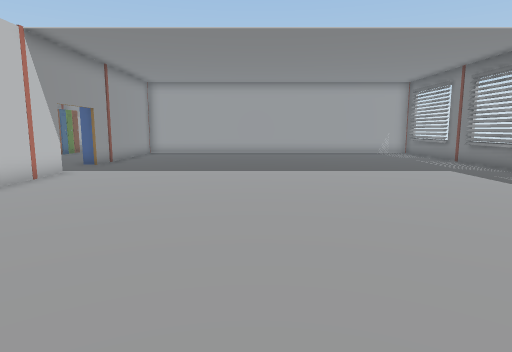
view 1 (above)

17 first-person views from a walk through a Unity game level. The camera is 1.5 m above the floor, tilts 8° down and sees 75° across. The floor is counted in squares, 1 m on a side. Each view is taken from the middle of a square. On the plan, view 1 faces up. The plan holds only what a view shows up to about 15 squares ahead; the rest is blank. The place goes on beyond the plan. The player is left out. Door leaves are left out, so doorways stand open. Some surface patterns are stand-ins.

view 2
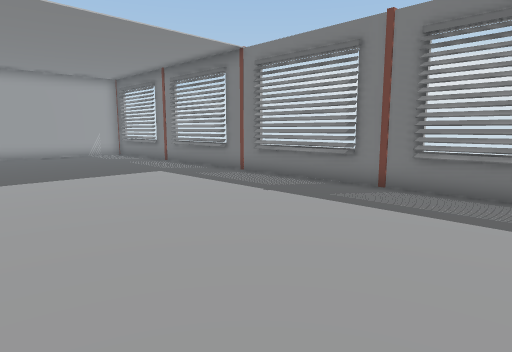

view 3
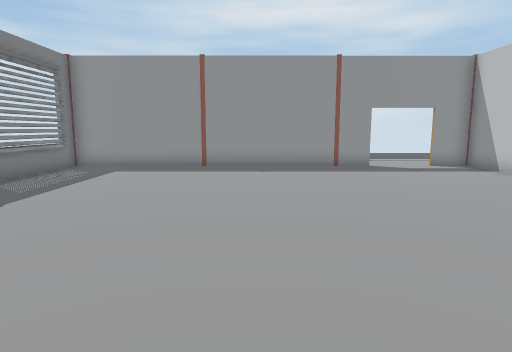

view 4
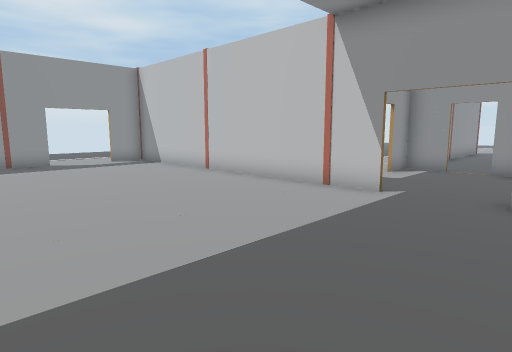

view 5
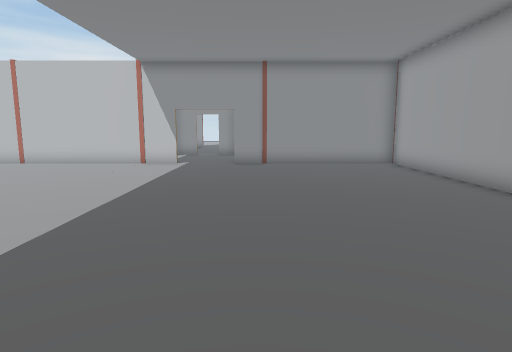

view 6
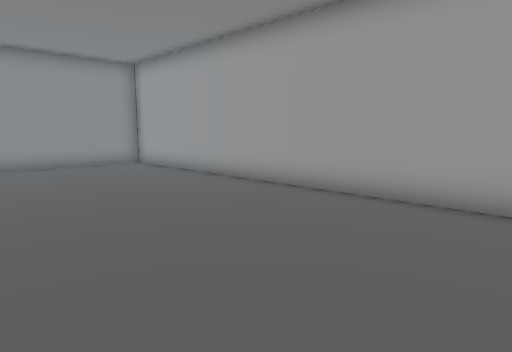

view 7
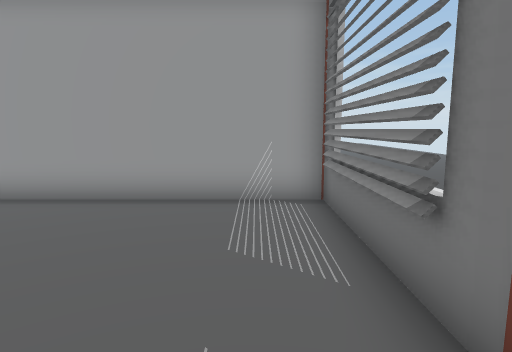

view 8
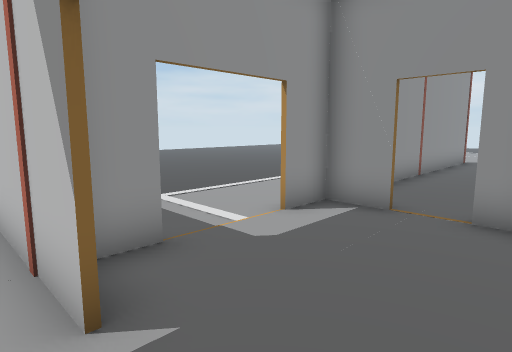

view 9
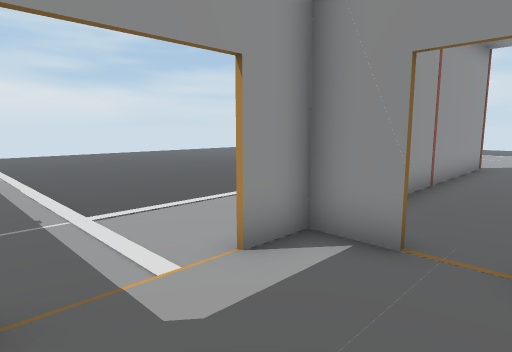

view 10
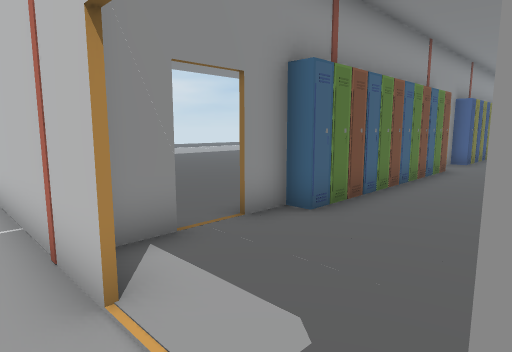

view 11
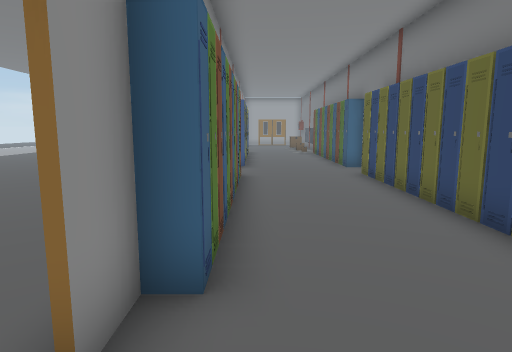

view 12
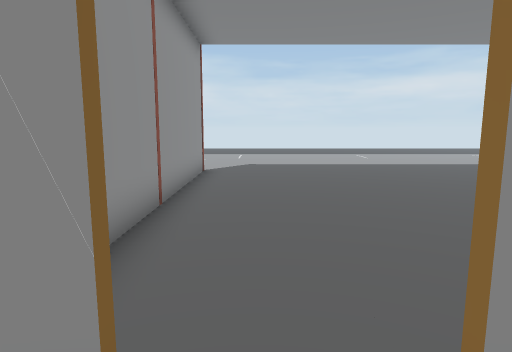

view 13
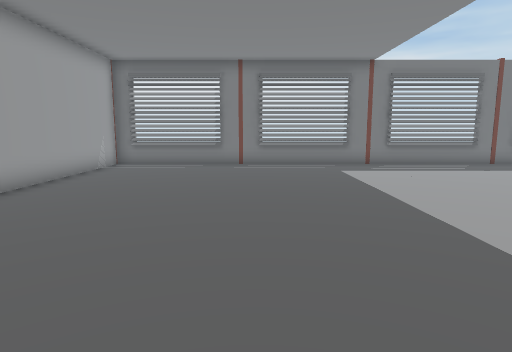

view 14
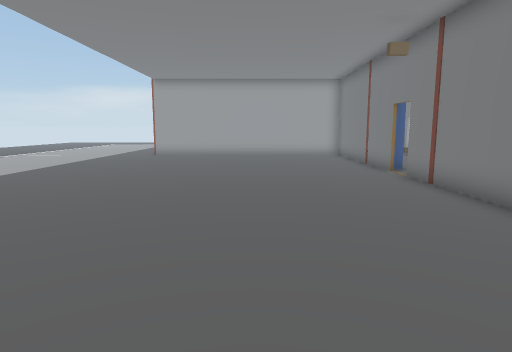

view 15
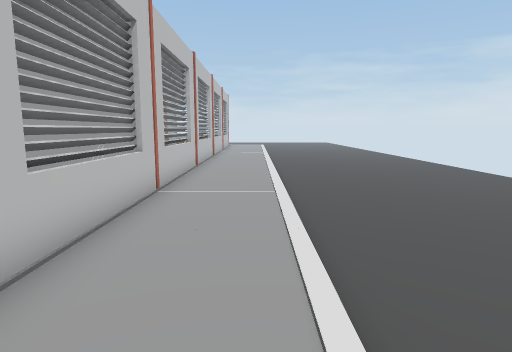

view 16
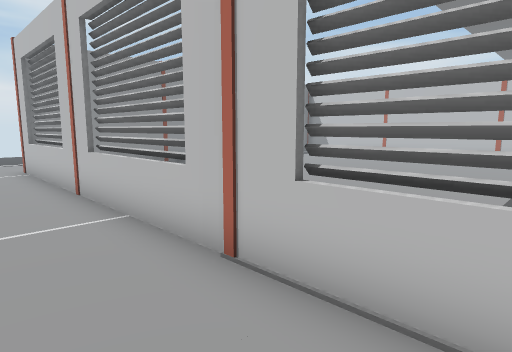

view 17
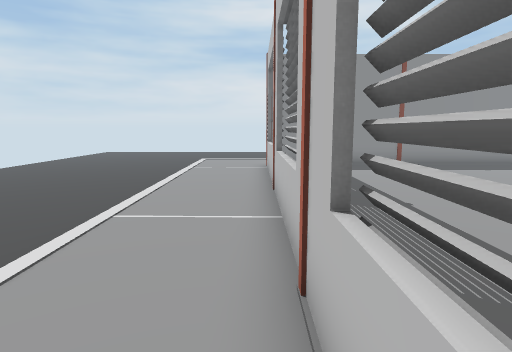

### Floor plan
Key: @ floor where view 1 was taken; # wall or solid block; . main floor; - floor 0.25 m lower than the main floor; / step, stairs or slope; D open door; L locker; O other object.
Columns run from 24 left of view 1 to 20 right of it. Each row starts with its distance up from view 1.
 28                                  #...--------
 27 ............O                    #...--------
 26 ............L....L               #...--------
 25 ............L....L               #...--------
 24 ............D....L               #...--------
 23 ............D....D               #...--------
 22 ............L....L               #...-------
 21 ............L....L################...------
 20 ............L....L...............#...------
 19 ............L....L...............#...-----
 18 ............L....L...............#...----
 17 ............L....L...............#...----
 16 ............L....L...............#...---
 15 ............L....L...............#...--
 14 ............L....D...............#
 13 ............#....D...............#. .
 12 ............D....D...............#..
 11 ............#....#...............#...
 10 .#############DD##...............#...-
  9            ......#...............#...--
  8            ..... #...............#...--
  7           /////. #...............#...---
  6          -----/. #...............#...----
  5         ------/. #...............#...----
  4        -------/. #...............#...-----
  3        -------/. #...............#...------
  2        -------/. #...............#...-------
  1        -------/  #...............#...-------
  0         ------/  #......@........#...--------
 -1          -----/  ##DDD############...--------
 -2           ----/    ...           ....--------
 -3            ---/                  ..

Where each view was taken, in squares from view 1:
view 1: 0 up, 0 right, facing up
view 2: 1 up, 1 right, facing up-right
view 3: 13 up, 2 right, facing down
view 4: 15 up, 1 right, facing down-left
view 5: 15 up, 8 right, facing left
view 6: 14 up, 8 right, facing up-left
view 7: 14 up, 8 right, facing up
view 8: 14 up, 6 left, facing down-left
view 9: 13 up, 8 left, facing down-left
view 10: 9 up, 8 left, facing up-left
view 11: 11 up, 11 left, facing up
view 12: 12 up, 11 left, facing left
view 13: 15 up, 5 left, facing right
view 14: 12 up, 17 left, facing up
view 15: 13 up, 12 right, facing up
view 16: 13 up, 12 right, facing down-left
view 17: 13 up, 10 right, facing down
